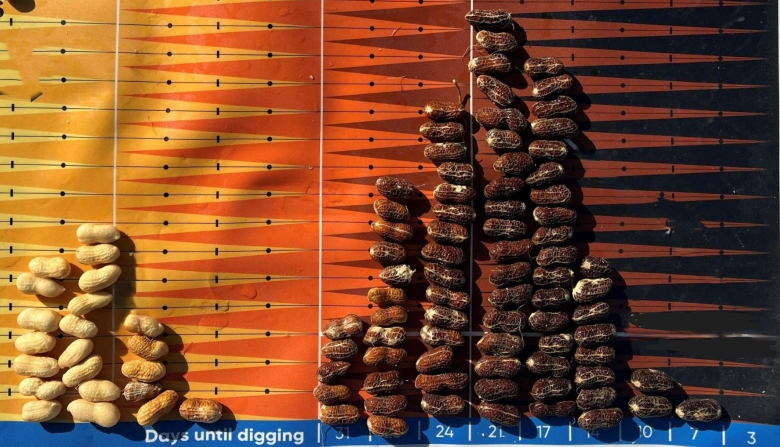
#> input picture TannerTesting/images_before/peanuts2.jpeg, 1560 x 893 px, found by its file name (shown at 1/2 size)
$ python create_test_image.py
#> lines starting #> are read from the running program, lines starting #| are printed output that depends on the picture

import cv2
import os

# Source images
folder = "images_before"
files = ["peanuts4.jpeg", "peanuts3.jpeg", "peanuts2.jpeg", "peanuts1.jpeg"]
best_file = None

# Find one that exists
for f in files:
    path = os.path.join(folder, f)
    if os.path.exists(path):
        best_file = path
        break

if best_file:
    print(f"Using {best_file}")
    img = cv2.imread(best_file)
#> img is the input picture: shape (893, 1560, 3); mean B, G, R 45, 74.8, 123.2
    h, w = img.shape[:2]
#> h = 893; w = 1560
    print(f"Original: {w}x{h}")
#| Original: 1560x893

    # Resize to max 800px for speed
    max_dim = 800
    if max(h, w) > max_dim:
        scale = max_dim / max(h, w)
#> scale = 0.513
        new_w = int(w * scale)
#> new_w = 799
        new_h = int(h * scale)
#> new_h = 457
        img = cv2.resize(img, (new_w, new_h), interpolation=cv2.INTER_AREA)
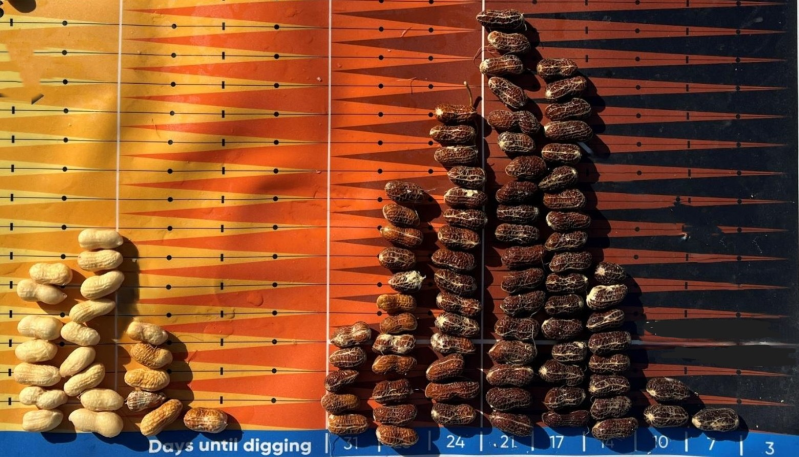
#> img: shape (457, 799, 3); mean B, G, R 45, 74.8, 123.2
        print(f"Resized to: {new_w}x{new_h}")
#| Resized to: 799x457

    # Save optimized image
    out_path = "OPTIMIZED_TEST_IMAGE.jpg"
    cv2.imwrite(out_path, img)
    print(f"Saved to {out_path}")
else:
    print("No source images found!")

$ run again, with TannerTesting/images_before/peanuts5.png saved as TannerTesting/images_before/peanuts2.jpeg
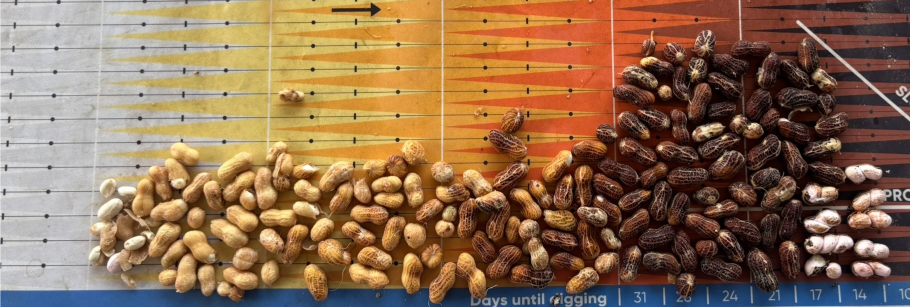
#> input picture TannerTesting/images_before/peanuts5.png, 1820 x 614 px, found by its file name (shown at 1/2 size)
#> img is the input picture: shape (614, 1820, 3); mean B, G, R 81.8, 110.4, 143.4
#| Original: 1820x614
#> `img = cv2.resize(img, (new_w, new_h), interpolation=cv2.INTER_AREA)`:
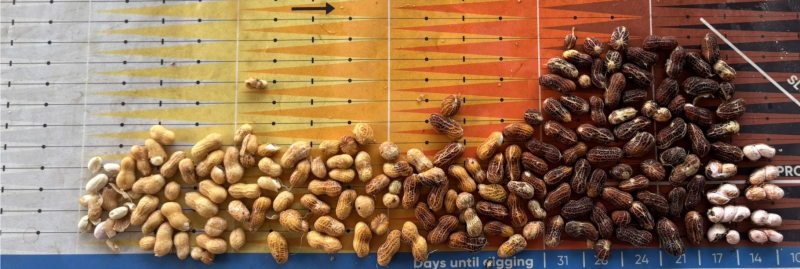
#> img: shape (269, 800, 3); mean B, G, R 81.8, 110.4, 143.4
#| Resized to: 800x269
